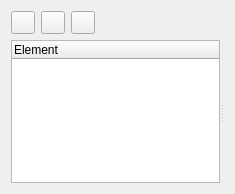
<?xml version="1.0" encoding="UTF-8"?>
<ui version="4.0">
 <author>ws</author>
 <class>DebuggerBase</class>
 <widget class="QWidget" name="DebuggerBase">
  <property name="geometry">
   <rect>
    <x>0</x>
    <y>0</y>
    <width>235</width>
    <height>194</height>
   </rect>
  </property>
  <property name="windowTitle">
   <string>Form</string>
  </property>
  <layout class="QVBoxLayout" name="verticalLayout">
   <item>
    <layout class="QHBoxLayout" name="horizontalLayout">
     <item>
      <widget class="QToolButton" name="back">
       <property name="sizePolicy">
        <sizepolicy hsizetype="Fixed" vsizetype="Fixed">
         <horstretch>0</horstretch>
         <verstretch>0</verstretch>
        </sizepolicy>
       </property>
       <property name="icon">
        <iconset resource="musescore.qrc">
         <normaloff>:/data/previous.png</normaloff>:/data/previous.png</iconset>
       </property>
      </widget>
     </item>
     <item>
      <widget class="QToolButton" name="forward">
       <property name="icon">
        <iconset resource="musescore.qrc">
         <normaloff>:/data/next.png</normaloff>:/data/next.png</iconset>
       </property>
      </widget>
     </item>
     <item>
      <widget class="QToolButton" name="reload">
       <property name="icon">
        <iconset resource="musescore.qrc">
         <normaloff>:/data/reload.png</normaloff>:/data/reload.png</iconset>
       </property>
      </widget>
     </item>
     <item>
      <spacer name="horizontalSpacer">
       <property name="orientation">
        <enum>Qt::Horizontal</enum>
       </property>
       <property name="sizeHint" stdset="0">
        <size>
         <width>40</width>
         <height>20</height>
        </size>
       </property>
      </spacer>
     </item>
    </layout>
   </item>
   <item>
    <widget class="QSplitter" name="split">
     <property name="sizePolicy">
      <sizepolicy hsizetype="Expanding" vsizetype="Expanding">
       <horstretch>0</horstretch>
       <verstretch>0</verstretch>
      </sizepolicy>
     </property>
     <property name="orientation">
      <enum>Qt::Horizontal</enum>
     </property>
     <property name="childrenCollapsible">
      <bool>false</bool>
     </property>
     <widget class="QTreeWidget" name="list">
      <property name="uniformRowHeights">
       <bool>true</bool>
      </property>
      <column>
       <property name="text">
        <string notr="true">Element</string>
       </property>
       <property name="toolTip">
        <string notr="true"/>
       </property>
       <property name="statusTip">
        <string notr="true"/>
       </property>
       <property name="whatsThis">
        <string notr="true"/>
       </property>
      </column>
     </widget>
     <widget class="QWidget" name="widget" native="true">
      <layout class="QGridLayout" name="gridLayout">
       <item row="0" column="0">
        <widget class="QStackedWidget" name="stack">
         <property name="sizePolicy">
          <sizepolicy hsizetype="Expanding" vsizetype="Expanding">
           <horstretch>0</horstretch>
           <verstretch>0</verstretch>
          </sizepolicy>
         </property>
         <widget class="QWidget" name="page"/>
         <widget class="QWidget" name="page_2"/>
        </widget>
       </item>
      </layout>
     </widget>
    </widget>
   </item>
  </layout>
 </widget>
 <resources>
  <include location="musescore.qrc"/>
 </resources>
 <connections/>
</ui>
